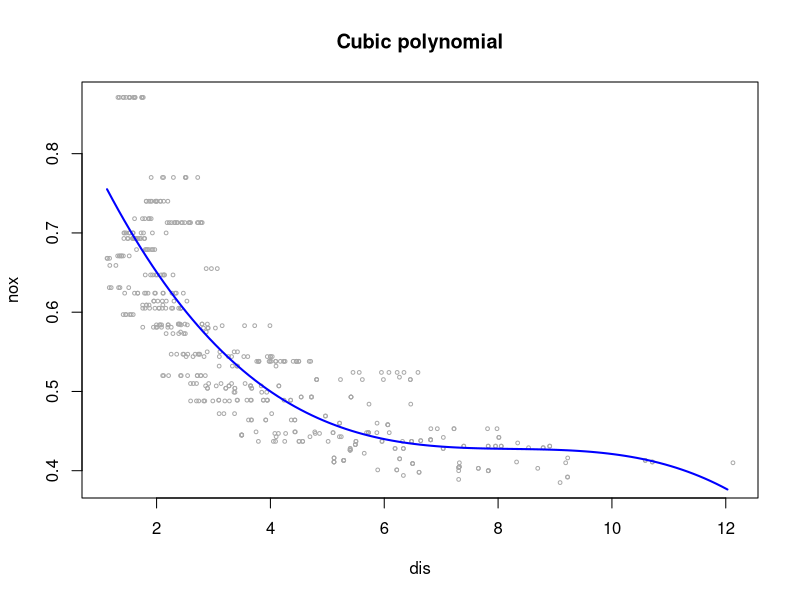
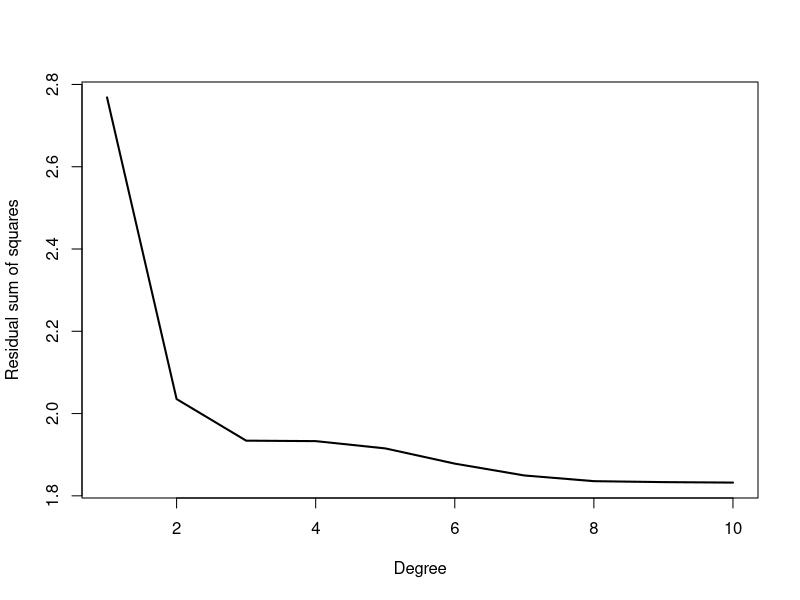
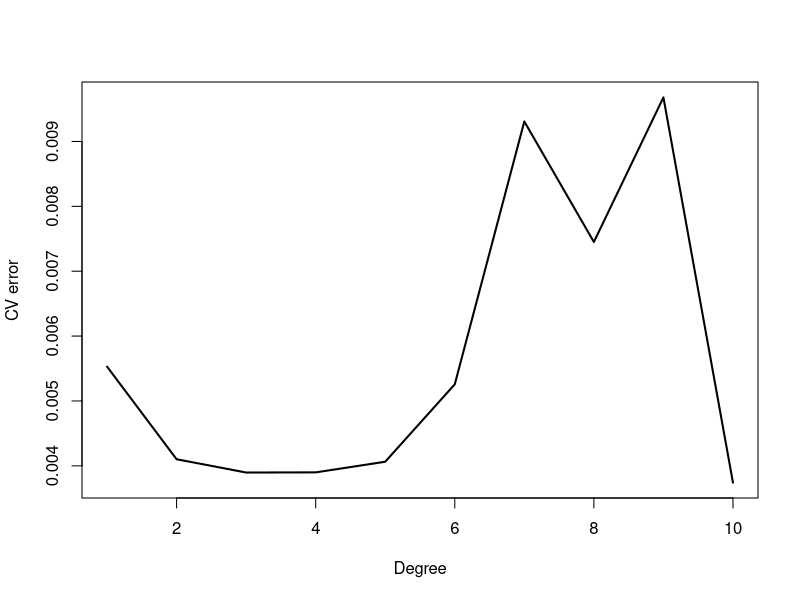
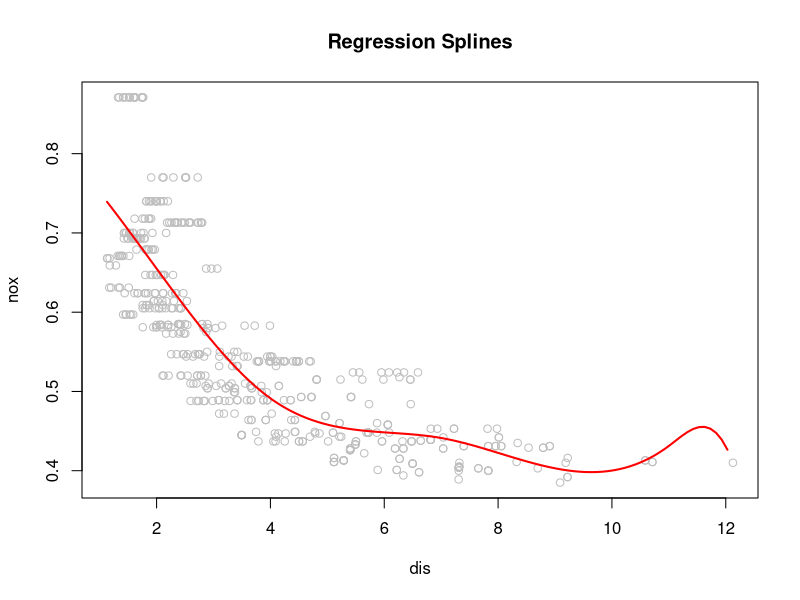
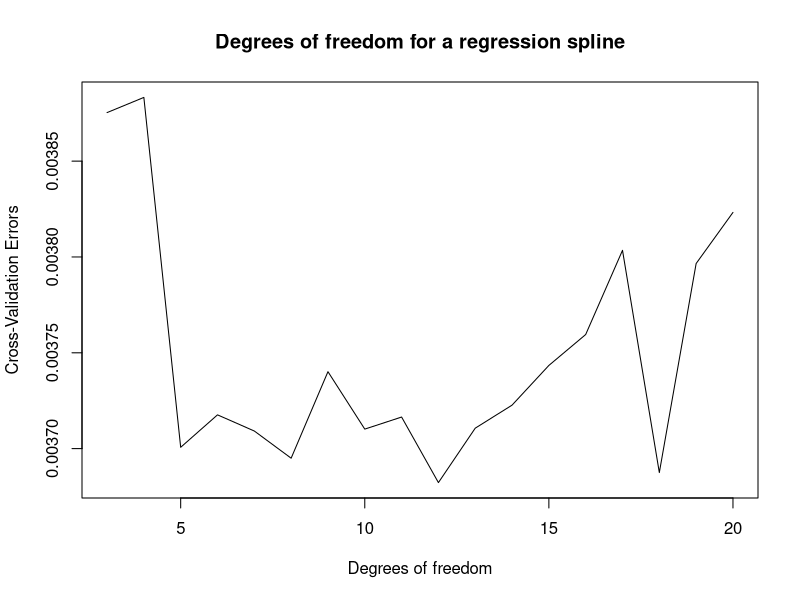

R code for these plots, in order:
# Exercise 9 section 7
set.seed(15)
library(MASS)
attach(Boston)
names(Boston)

# (a)
fit <- lm(nox ~ poly(dis, 3), data=Boston)
summary(fit)
# R2 = 71.4 <- quite good. All variables show statistical significance with p-value < 0.05.
dislims <- range(dis)
dis.grid <- seq(from=dislims[1], to=dislims[2], by=0.1)
preds <- predict(fit, newdata = list(dis=dis.grid), se=TRUE)

plot(dis, nox, xlim=dislims, cex=.5, col="darkgrey")
lines(dis.grid, preds$fit, lwd=2, col="blue")
title("Cubic polynomial")
# the model fits the data quite well and is a smooth fit.

# (b)
rss <- rep(NA, 10)
for (i in 1:10) {
  fit <- lm(nox ~ poly(dis, i), data = Boston)
  rss[i] <- sum(fit$residuals^2)
}
rss
plot(1:10, rss, xlab = "Degree", ylab = "Residual sum of squares", type = "l", pch = 20, 
     lwd = 2)
# The rss decreases as the degree of polynomial increases.
# The most dramatic decrease is from 1 till 3, then monotinically decrease from 3 to 8
# a slight decrease from 8 to 10, but not significant difference.

# (c)
library(boot)
k=10
set.seed(50)
cv.errors <- rep(NA, 10)
for (i in 1:k) {
  glm.fit <- glm(nox ~ poly(dis, i), data = Boston)
  cv.errors[i] <- cv.glm(Boston, glm.fit, K=10)$delta[2]
}
cv.errors
plot(1:10, cv.errors, xlab = "Degree", ylab = "CV error", type = "l", pch = 20, 
     lwd = 2)
# The cross validation error decreases from 1 to 4, and increase from 4 to 8 then it 
# decreases again. Here we would choose polynomial with degree 4.

# (d)
# We see that dis has limits of about 1 and 13 respectively. We split this range 
# in roughly equal 4 intervals and establish knots at [4,7,11]. Note: bs function 
# in R expects either df or knots argument. If both are specified, knots are 
# ignored.
library(splines)

fit.splines <- lm(nox ~ bs(dis, df=4, knots = c(4,7,11)), data = Boston)
pred <- predict(fit.splines, list(dis=dis.grid))

plot(dis, nox, col="grey")
lines(dis.grid, pred, col="red", lwd=2)
title("Regression Splines")

# (e)
rss <- rep(NA, 20)

for (i in 3:20) {
  fit <- lm(nox ~ bs(dis, df=i), data = Boston)
  pred <- predict(fit, list(dis=dis.grid))
  rss[i] <-  sum(fit$residuals^2)
}
rss[-c(1,2)]

# (f)
library(boot)
k=20
set.seed(55)
cv.errors <- rep(NA, 20)
for (i in 1:k) {
  glm.fit <- glm(nox ~ bs(dis, df=i), data = Boston)
  cv.errors[i] <- cv.glm(Boston, glm.fit, K=20)$delta[2]
}
cv.errors[-c(1,2)]
plot(3:20, cv.errors[-c(1,2)], xlab = "Degrees of freedom", 
     ylab = "Cross-Validation Errors", type = "l")
title("Degrees of freedom for a regression spline")
# Very jumpy cv-error. Lowest around 12, so we choose 12 as the optimum degrees of freesom
# for a regression spline with this data.
